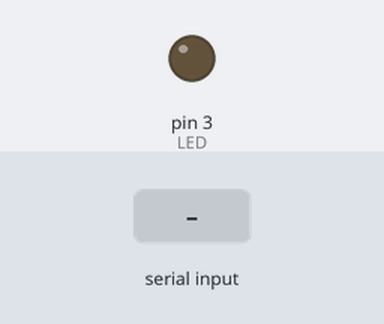
A sketch run on a simulated Arduino Uno, built with avr-gcc and run on an emulated ATmega328P. Parts: output pins drawn as LEDs (lit = HIGH). Inputs (shaded band) come from the test bench.

Above: at 1.2 s.
1.3 s: "H" received over Serial
At 2.4 s:
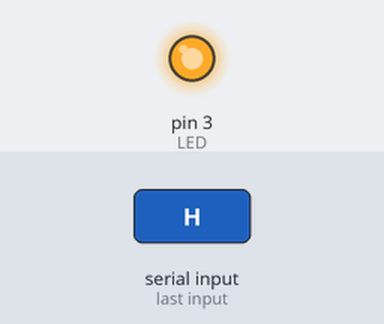
2.8 s: "M" received over Serial
At 3.6 s:
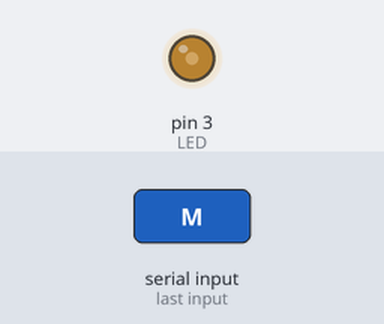
4.3 s: "H" received over Serial
At 4.7 s:
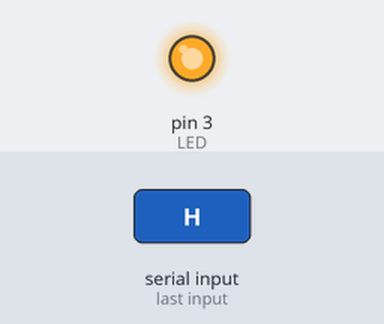
Timing chart, 0 to 7.3 s (numbered marks = the images above; inputs shaded):
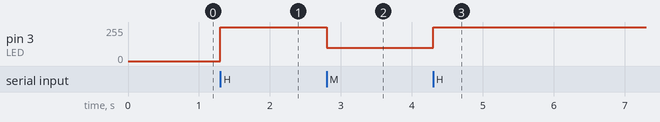

The sketch:

transmitter.ino
```cpp
#define LED 3


void setup() {
    pinMode(LED, OUTPUT);
    Serial.begin(9600);
}

void loop() {
    if (Serial.available()) {
        char serialListener = Serial.read();
        if (serialListener == 'H') {
            analogWrite(LED, 255);
        }
        else if (serialListener == 'L') {
            analogWrite(LED, 50);
        }
        else if (serialListener == 'M') {
            analogWrite(LED, 100);
        }
    }
}
```

Measured:
- after the input at 1.3 s, pin 3 (LED): 0/255 → 255/255 at once
- after the input at 2.8 s, pin 3 (LED): 255/255 → 100/255 at once
- after the input at 4.3 s, pin 3 (LED): 100/255 → 255/255 at once
